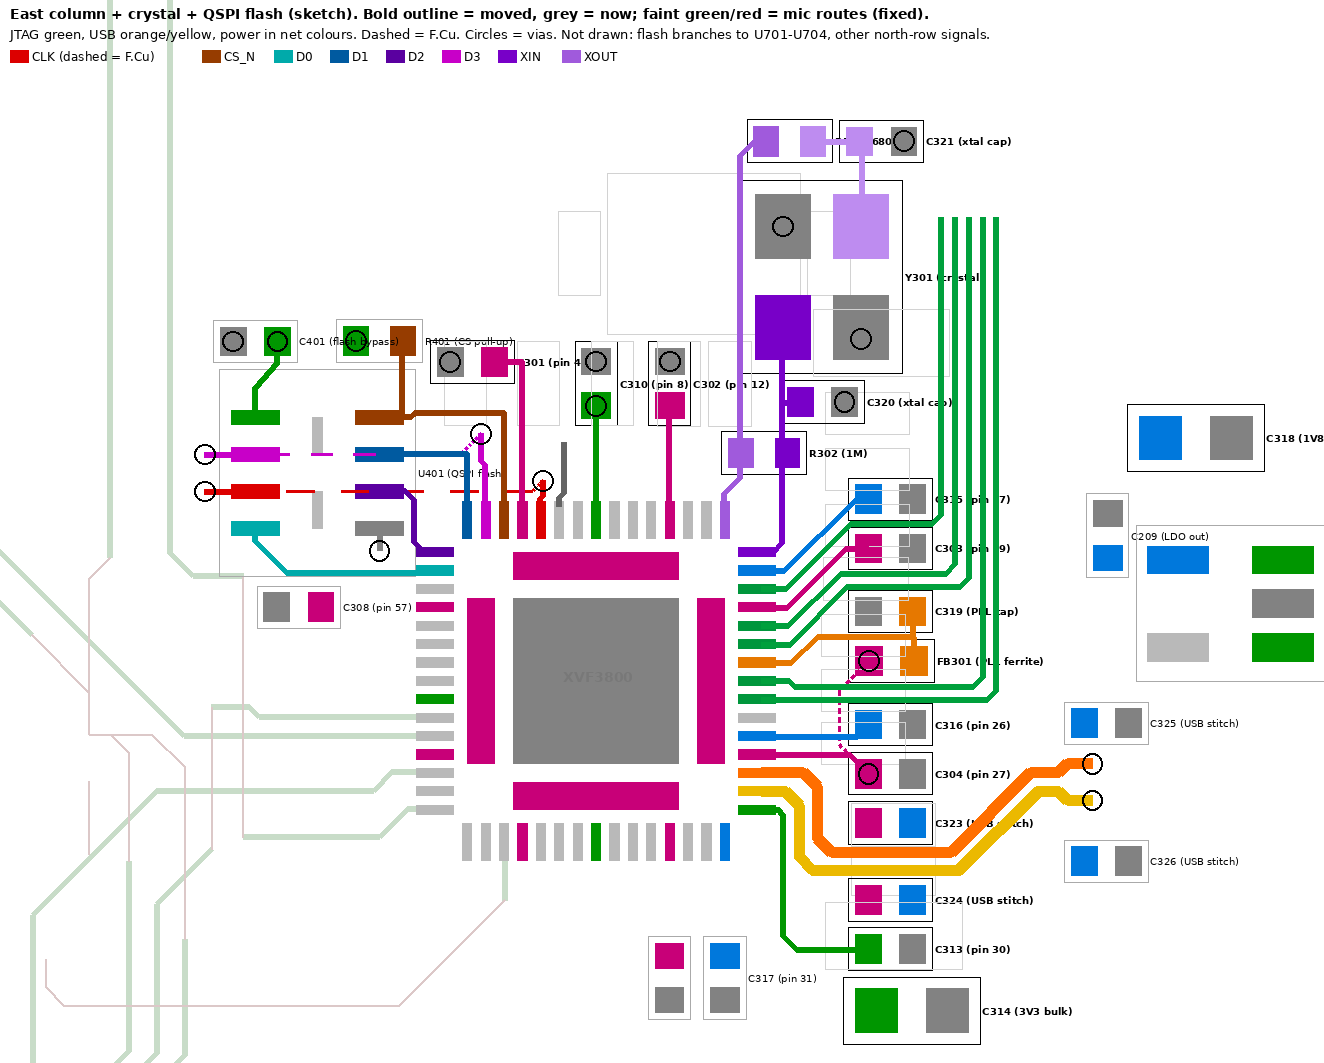

Write the Python code that produced this figure.
"""Centred east cap column (column_centred.py) plus the crystal and the QSPI boot flash, 2026-11-20.
Dry run: nothing is written to the board. Writes column_full.png beside this script.

Crystal (24 MHz, Y301) moves east and turns so its XIN pad sits at the top of the XIN lane:
  * XIN (pin 16) runs up its lane straight into Y301 pad 1; C320 (XIN load) and R302 (1 M bias,
    XIN-XOUT) sit between the crystal and the chip, on that lane.
  * XOUT (pin 15) runs up the crystal's west side, through R302's other pad, round the top to
    R301 (680 R drive limit) and on to Y301 pad 3 with C321 (load).
  * The old crystal spot above pins 6-14 is left free for the other north-row signals (escape pass).
  * C318 (1.8 V bulk) leaves the top of the column for a spot by the LDO, east of the JTAG strip.
QSPI (XVF3800 <-> U401, W25Q32 USON-8), flash and its parts where they are:
  * The flash's pad order needs one crossing: D3 hops on F.Cu under the module (two vias).
  * CLK hops too (user's sketch, 2026-11-21): a via just north of pin 5, F.Cu straight west under
    the flash (south of D3's F.Cu run), a via west of pad 6, B.Cu east into pad 6. The via sits
    0.05 east of pin 5 (0.15 to pin 4's +0V9 feed); pin 6's line (SPI_CS_N, escape pass) takes a
    0.1 mm 45-degree jog east right out of its pad to keep 0.15 from it (stub drawn).
  * CS_N, D1, D2 come in from the east; D0 runs under the flash into pad 5 from below.
  * C301 (pin 4 +0V9) moves into the pocket between the CS_N and CLK runs; C310 (pin 8) and
    C302 (pin 12) move east one step each so CLK can run straight north from pin 5.
Not drawn: the flash lines' branches to the path-B switches U701-U704 (east side, F.Cu), and
the other north-row signals (pins 6, 7, 9-11, 13, 14).
Run from PCB/mindspark_rev1:  python3 verification/jtag-proposal-2026-11-20/column_full.py
"""
import json
import math
import sys

src = open("verification/jtag-proposal-2026-11-20/column_centred.py").read().split("# search: smallest column x")[0]
G = {"__name__": "column_centred"}
exec(compile(src, "column_centred.py", "exec"), G)
P, pin, pads, layout, check_c, seg_d, seg_box = (G[k] for k in ("P", "pin", "pads", "layout", "check", "seg_d", "seg_box"))
net_of = G["net_of"]
from sexpr import children  # noqa: E402
from PIL import Image, ImageDraw, ImageFont  # noqa: E402

OUT = "verification/jtag-proposal-2026-11-20/column_full.png"
W = 0.15
PAD_W, TOP = 152.20, 94.42                 # column found by column_centred.py
new, tracks, jump, lane, east, pair = layout(PAD_W, TOP)
tracks = [t for t in tracks if t[0] != "/xvf3800/XVF_XIN"]       # XIN redrawn below


# ---------------------------------------------------------------- extra parts, any quarter turn
def turn_pts(ref, pts, x, y, q):
    ax, ay, _ = P[ref].at
    out = []
    for a, b in pts:
        dx, dy = a - ax, b - ay
        for _ in range(q):
            dx, dy = dy, -dx
        out.append((x + dx, y + dy))
    return out


EXTRA = {}                                 # ref: (x, y, quarter turns)


def xpads(ref):
    if ref in EXTRA:
        x, y, q = EXTRA[ref]
        out = []
        for pd, poly in zip(children(P[ref].node, "pad"), P[ref].pads()):
            poly = turn_pts(ref, poly, x, y, q)
            xs, ys = [a for a, _ in poly], [b for _, b in poly]
            out.append((str(pd[1]), (min(xs), min(ys), max(xs), max(ys)), net_of(pd)))
        return out
    return pads(ref, new)


def xbox(ref):
    if ref in EXTRA:
        x, y, q = EXTRA[ref]
        b = turn_pts(ref, P[ref].courtyard(), x, y, q)
    else:
        b = G["moved"](ref, P[ref].courtyard(), new)
    xs, ys = [a for a, _ in b], [c for _, c in b]
    return min(xs), min(ys), max(xs), max(ys)


def centre(ref, padnum):
    b = [bb for pn, bb, _ in xpads(ref) if pn == padnum][0]
    return (b[0] + b[2]) / 2, (b[1] + b[3]) / 2


def place(ref, x, y, want):
    """Put ref at (x, y) with the first quarter turn for which want(pad centres) holds."""
    for q in range(4):
        EXTRA[ref] = (x, y, q)
        if want({pn: ((b[0] + b[2]) / 2, (b[1] + b[3]) / 2) for pn, b, _ in xpads(ref)}):
            return
    sys.exit(f"no turn fits {ref}")


XL = 150.62                                # XIN lane (from column_centred)
# crystal: pad 1 (XIN) south-west, centred on the XIN lane; GND pads get vias in pad
place("Y301", XL + 0.85, 89.90, lambda c: c["1"][0] < c["3"][0] and c["1"][1] > c["3"][1] and abs(c["1"][0] - XL) < .01)
place("C320", 151.48, 92.62, lambda c: c["1"][0] < c["2"][0] and abs(c["1"][1] - c["2"][1]) < .01)     # XIN west
place("R302", 150.21, 93.72, lambda c: c["2"][0] < c["1"][0] and abs(c["1"][1] - c["2"][1]) < .01)     # XOUT west
y3 = centre("Y301", "3")
place("R301", y3[0] - 1.55, 86.95, lambda c: c["2"][0] < c["1"][0] and abs(c["1"][1] - c["2"][1]) < .01)  # XOUT west
place("C321", y3[0] + 0.45, 86.95, lambda c: c["1"][0] < c["2"][0] and abs(c["1"][1] - c["2"][1]) < .01)  # node west
place("C318", 159.60, 93.40, lambda c: c["1"][0] < c["2"][0])                                         # +1V8 west
# north cap row: C301 into the CS_N / CLK pocket (horizontal, +0V9 east), C310 / C302 one step east
place("C301", 143.87, 91.75, lambda c: c["1"][0] > c["2"][0] and abs(c["1"][1] - c["2"][1]) < .01)
place("C310", 146.56, 92.22, lambda c: c["1"][1] > c["2"][1] and abs(c["1"][0] - c["2"][0]) < .01)
place("C302", 148.16, 92.22, lambda c: c["1"][1] > c["2"][1] and abs(c["1"][0] - c["2"][0]) < .01)
new.pop("C318", None)

py = lambda n: (pin[n][0][1] + pin[n][0][3]) / 2
px = lambda n: (pin[n][0][0] + pin[n][0][2]) / 2
TOPY = 94.88                               # north-row tracks start 0.1 inside the pad's outer end
FT, VIAS = [], []
dn = lambda c: c                          # vias in pad centres                          # F.Cu tracks, vias (net, centre)

# ---------------------------------------------------------------- crystal
p1, p3 = centre("Y301", "1"), centre("Y301", "3")
c320, r302x, r302i = centre("C320", "1"), centre("R302", "2"), centre("R302", "1")
r301o, r301n, c321n = centre("R301", "2"), centre("R301", "1"), centre("C321", "1")
XO = 149.70                                # XOUT lane up the crystal's west side
tracks += [
    ("/xvf3800/XVF_XIN", W, [(G["PIN_X"], py("16")), (XL - .2, py("16")), (XL, py("16") - .2), (XL, p1[1])]),
    ("/xvf3800/XVF_XIN", W, [(XL, c320[1]), c320]),
    ("/xvf3800/XVF_XIN", W, [(XL, r302i[1]), r302i]),
    ("/xvf3800/XVF_XOUT", W, [(px("15"), TOPY), (px("15"), 94.6), (XO, 94.6 - (XO - px("15"))), (XO, r301o[1] + .3),
                              (XO + .3, r301o[1]), r301o]),
    ("Net-(C321-Pad1)", W, [r301n, c321n]),
    ("Net-(C321-Pad1)", W, [c321n, (p3[0], c321n[1] + abs(p3[0] - c321n[0])), p3]),
]
# GND vias in the crystal's GND pads; the south-east one sits 0.25 below the pad centre so it
# clears the module's north-edge pad 29 (F.Cu) above
for pn in ("2", "4"):
    cx, cy = centre("Y301", pn)
    VIAS.append(("GND", (cx, cy + (0.25 if cy > 90 else 0.0))))
VIAS += [("GND", centre("C320", "2")), ("GND", centre("C321", "2"))]

# ---------------------------------------------------------------- QSPI
U = {pn: c for pn, c in ((pn, ((b[0] + b[2]) / 2, (b[1] + b[3]) / 2)) for pn, b, _ in xpads("U401"))}
CSY, CLKY, D2X, CLKX = 92.86, 90.35, 142.62, 137.60
VIA_D3A, VIA_D3B = (144.06, 93.31), (138.05, U["7"][1])
VIA_CKA, VIA_CKB = (145.41, 94.33), (138.05, U["6"][1])   # A: just north of pin 5, 0.05 east
CKF_Y, CKF_X = 90.95, 137.55        # CLK F.Cu: west below the module's north pads, down west of D3's via
tracks += [
    # CS_N: north, west into pad 1; branch up to R401's pad 1 (pull-up)
    ("/XVF_QSPI_CS_N", W, [(px("3"), TOPY), (px("3"), CSY), (142.6, CSY), (142.5, U["1"][1]), U["1"]]),
    ("/XVF_QSPI_CS_N", W, [(centre("R401", "1")[0], CSY), centre("R401", "1")]),
    # D1: north, west into pad 2
    ("/XVF_QSPI_D1", W, [(px("1"), TOPY), (px("1"), U["2"][1]), U["2"]]),
    # D2: from pin 60 west, up the channel east of the flash, west into pad 3
    ("/XVF_QSPI_D2", W, [(143.06, py("60")), (D2X + .2, py("60")), (D2X, py("60") - .2), (D2X, U["3"][1] + .2),
                         (D2X - .2, U["3"][1]), U["3"]]),
    # D3: north to a via, F.Cu west under the module, via, B.Cu into pad 7 from the west
    ("/XVF_QSPI_D3", W, [(px("2"), TOPY), (px("2"), 94.0), (VIA_D3A[0], 93.9), VIA_D3A]),
    ("/XVF_QSPI_D3", W, [VIA_D3B, U["7"]]),
    # CLK: north from pin 5 to a via; F.Cu below (FT); via west of the flash, east into pad 6
    ("/XVF_QSPI_CLK", W, [(px("5"), TOPY), (px("5"), 94.71), (VIA_CKA[0], 94.66), VIA_CKA]),
    # pin 6 (SPI_CS_N, routed in the escape pass): 0.1 jog east out of its pad, clear of the CLK via
    ("/XVF_SPI_CS_N", W, [(px("6"), TOPY), (px("6"), 94.70), (px("6") + .11, 94.59), (px("6") + .11, 93.5)]),
    ("/XVF_QSPI_CLK", W, [VIA_CKB, U["6"]]),
    # D0: pin 59 west under the flash, up into pad 5 from below
    ("/XVF_QSPI_D0", W, [(143.06, py("59")), (142.76, py("59")), (142.69, 96.35), (U["5"][0] + .7, 96.35),
                         (U["5"][0], 95.65), U["5"]]),
    # power: pin 4 into C301 (pocket), flash VCC up to C401, flash GND down to a via
    ("+0V9", W, [(px("4"), TOPY), (px("4"), centre("C301", "1")[1]), centre("C301", "1")]),
    ("+3V3", W, [U["8"], (U["8"][0], 92.3), (centre("C401", "1")[0], 91.75), centre("C401", "1")]),
    ("+3V3", W, [(px("8"), TOPY), centre("C310", "1")]),
    ("+0V9", W, [(px("12"), TOPY), centre("C302", "1")]),
    ("GND", W, [U["4"], (U["4"][0], 95.85)]),
]
FT.append(("/XVF_QSPI_D3", W, [VIA_D3A, (VIA_D3A[0] - .45, U["7"][1]), VIA_D3B]))
FT.append(("/XVF_QSPI_CLK", W, [VIA_CKA, (VIA_CKA[0] - (VIA_CKB[1] - VIA_CKA[1]), VIA_CKB[1]), VIA_CKB]))
VIAS += [("/XVF_QSPI_D3", VIA_D3A), ("/XVF_QSPI_D3", VIA_D3B), ("GND", (U["4"][0], 95.85)),
         ("/XVF_QSPI_CLK", VIA_CKA), ("/XVF_QSPI_CLK", VIA_CKB),
         ("+3V3", dn(centre("C401", "1"))), ("+3V3", dn(centre("R401", "2"))), ("GND", dn(centre("C401", "2"))),
         ("GND", centre("C301", "2")), ("+3V3", centre("C310", "1")), ("GND", centre("C310", "2")),
         ("GND", centre("C302", "2"))]
# FB301 jumper from column_centred (F.Cu) and its vias
FT.append(("+0V9", W, jump))
VIAS += [("+0V9", jump[0]), ("+0V9", jump[-1])]

# ---------------------------------------------------------------- checks
mic = json.load(open("tools/mic_route_2026_11_20.json"))
MIC_B = [(t["net"], 0.15, [tuple(p) for p in t["pts"]]) for t in mic["tracks"] if t["layer"] == "B.Cu"]
MIC_F = [(t["net"], 0.15, [tuple(p) for p in t["pts"]]) for t in mic["tracks"] if t["layer"] == "F.Cu"]
MIC_V = [(v["net"], tuple(v["at"])) for v in mic["vias"]]
REFS = G["NEAR"] + ["U401", "R401", "C401", "C308", "C301", "C310", "C302", "C318"]
REFS = [r for r in dict.fromkeys(REFS)]
BPADS = [(r, pn, bx, n) for r in REFS for pn, bx, n in xpads(r)] + [("U301", k, v[0], v[1]) for k, v in pin.items()]
FPADS = [("U601", str(pd[1]), (min(a for a, _ in pl), min(b for _, b in pl), max(a for a, _ in pl), max(b for _, b in pl)),
          net_of(pd)) for pd, pl in zip(children(P["U601"].node, "pad"), P["U601"].pads())]
VR = 0.225
bad = []


def near(a, b, bx, m=1.2):
    return not (bx[2] < min(a[0], b[0]) - m or bx[0] > max(a[0], b[0]) + m or bx[3] < min(a[1], b[1]) - m or bx[1] > max(a[1], b[1]) + m)


def track_checks(trs, pads_, others):
    for net, w, pts in trs:
        for a, b in zip(pts, pts[1:]):
            for r, pn, bx, n in pads_:
                if n != net and near(a, b, bx):
                    bad.append((seg_box(a, b, bx) - w / 2, f"{net.split('/')[-1]} - {r}.{pn}"))
            for n2, w2, p2 in others:
                if n2 == net:
                    continue
                for c, d in zip(p2, p2[1:]):
                    if near(a, b, (min(c[0], d[0]), min(c[1], d[1]), max(c[0], d[0]), max(c[1], d[1]))):
                        bad.append((seg_d(a, b, c, d) - (w + w2) / 2, f"{net.split('/')[-1]} - {n2.split('/')[-1]}"))
            for n2, v in VIAS + MIC_V:
                if n2 != net and near(a, b, (v[0], v[1], v[0], v[1])):
                    bad.append((seg_d(a, b, v, v) - w / 2 - VR, f"{net.split('/')[-1]} - via {n2.split('/')[-1]}"))


track_checks(tracks, BPADS, tracks + MIC_B)
track_checks(FT, FPADS, FT + MIC_F)
for i, (n1, v1) in enumerate(VIAS):
    for r, pn, bx, n in BPADS + FPADS:
        if n != n1 and near(v1, v1, bx):
            bad.append((seg_box(v1, v1, bx) - VR, f"via {n1.split('/')[-1]} at ({v1[0]:.2f}, {v1[1]:.2f}) - {r}.{pn}"))
    for n2, v2 in VIAS[i + 1:] + MIC_V:
        if n2 != n1:
            bad.append((math.dist(v1, v2) - 2 * VR, f"via {n1.split('/')[-1]} - via {n2.split('/')[-1]}"))
bad.sort()
print("closest copper gaps (all B.Cu and F.Cu lines, vias through both):")
for v, what in bad[:10]:
    print(f"  {v:.3f}  {what}")
clash = []
refs = list(new) + list(EXTRA) + ["U401", "R401", "C401", "C308", "C325", "C326", "C209", "U203", "C317", "C305"]
refs = [r for r in dict.fromkeys(refs)]
for i, a in enumerate(refs):
    for b in refs[i + 1:]:
        A, B = xbox(a), xbox(b)
        g = max(B[0] - A[2], A[0] - B[2], B[1] - A[3], A[1] - B[3])
        if g < 0.149:
            clash.append((round(g, 2), a, b))
print("courtyard clashes:", clash or "none")
for ref, (x, y, q) in EXTRA.items():
    ax, ay, ar = P[ref].at
    print(f"  {ref:5} to ({x:.2f}, {y:.2f}), turned {90 * q:>3} deg   (moves {x - ax:+.2f} east, {y - ay:+.2f} south)")
L = lambda pts: sum(math.dist(a, b) for a, b in zip(pts, pts[1:]))
for net in ("/XVF_QSPI_CLK", "/XVF_QSPI_CS_N", "/XVF_QSPI_D0", "/XVF_QSPI_D1", "/XVF_QSPI_D2", "/XVF_QSPI_D3"):
    n = sum(L(p) for nn, _, p in tracks + FT if nn == net and not (net.endswith("CS_N") and p[-1] == centre("R401", "1")))
    print(f"  {net.split('/')[-1]:12} {n:5.1f} mm")
print(f"  XIN {L([(150.16, py('16')), (XL, py('16')), (XL, p1[1])]):.1f} mm to Y301 pad 1;  "
      f"XOUT {L(tracks[[t[0] for t in tracks].index('/xvf3800/XVF_XOUT')][2]):.1f} mm to R301")

# ---------------------------------------------------------------- drawing
X0, Y0, X1, Y1, S = 133.6, 85.4, 162.4, 107.0, 46
img = Image.new("RGB", (int((X1 - X0) * S), int((Y1 - Y0) * S) + 70), "white")
d = ImageDraw.Draw(img)
T = lambda x, y: ((x - X0) * S, (y - Y0) * S + 70)
F = lambda s, b=False: ImageFont.truetype("/usr/share/fonts/truetype/dejavu/DejaVuSans%s.ttf" % ("-Bold" if b else ""), s)
COL = {"+0V9": (200, 0, 120), "+1V8": (0, 120, 220), "GND": (130, 130, 130), "PLL_AVDD": (230, 120, 0),
       "+3V3": (0, 150, 0), "/USB_MAIN_DM": (255, 110, 0), "/USB_MAIN_DP": (235, 185, 0),
       "/xvf3800/XVF_XIN": (120, 0, 200)}
COL.update({"/XVF_QSPI_CLK": (220, 0, 0), "/XVF_QSPI_CS_N": (150, 60, 0), "/XVF_QSPI_D0": (0, 170, 170),
            "/XVF_QSPI_D1": (0, 90, 160), "/XVF_QSPI_D2": (90, 0, 160), "/XVF_QSPI_D3": (200, 0, 200),
            "/xvf3800/XVF_XOUT": (160, 90, 220), "Net-(C321-Pad1)": (190, 140, 240)})
JT = {"/xvf3800/XVF_TDI": "TDI", "/xvf3800/XVF_TDO": "TDO", "/XVF_RST_N": "RST_N",
      "/xvf3800/XVF_TMS": "TMS", "/xvf3800/XVF_TCK": "TCK"}
HINT = {"C315": "pin 17", "C303": "pin 19", "C319": "PLL cap", "FB301": "PLL ferrite",
        "C316": "pin 26", "C304": "pin 27", "C323": "USB stitch", "C324": "USB stitch", "C313": "pin 30",
        "C314": "3V3 bulk", "C320": "xtal cap", "Y301": "crystal", "C325": "USB stitch", "C326": "USB stitch",
        "C209": "LDO out", "U203": "1V8 LDO", "C317": "pin 31", "C305": ""}
HINT.update({"U401": "QSPI flash", "R401": "CS pull-up", "C401": "flash bypass", "C308": "pin 57",
             "C301": "pin 4", "C310": "pin 8", "C302": "pin 12", "R301": "680R", "R302": "1M",
             "C321": "xtal cap", "C318": "1V8 bulk"})
# mic routes (context), faint
for net, w, pts in MIC_B:
    d.line([T(*q) for q in pts], fill=(200, 220, 200), width=max(2, int(w * S)))
for net, w, pts in MIC_F:
    d.line([T(*q) for q in pts], fill=(220, 200, 200), width=2)
for r in HINT:
    mv = r in new or r in EXTRA
    if mv:
        b = P[r].courtyard(); xs_, ys_ = [a for a, _ in b], [c for _, c in b]
        d.rectangle([T(min(xs_), min(ys_)), T(max(xs_), max(ys_))], outline=(210, 210, 210))
    for pn, bx, net in xpads(r):
        d.rectangle([T(bx[0], bx[1]), T(bx[2], bx[3])], fill=COL.get(net, (185, 185, 185)))
    cb = xbox(r)
    d.rectangle([T(*cb[:2]), T(*cb[2:])], outline=(0, 0, 0) if mv else (170, 170, 170))
    if HINT[r]:
        d.text(T(cb[2] + 0.05, (cb[1] + cb[3]) / 2), f"{r} ({HINT[r]})", font=F(10, mv), fill="black", anchor="lm")
for k, (bx, net) in pin.items():
    d.rectangle([T(bx[0], bx[1]), T(bx[2], bx[3])], fill=COL.get(net, (0, 150, 60) if net in JT else (185, 185, 185)))
d.text(T(146.6, 98.6), "XVF3800", font=F(14, True), fill=(120, 120, 120), anchor="mm")
for net, w, pts in FT:
    for a, b in zip(pts, pts[1:]):
        for k in range(0, 12, 2):
            d.line([T(a[0] + (b[0] - a[0]) * k / 12, a[1] + (b[1] - a[1]) * k / 12),
                    T(a[0] + (b[0] - a[0]) * (k + 1) / 12, a[1] + (b[1] - a[1]) * (k + 1) / 12)],
                   fill=COL.get(net, (100, 100, 100)), width=3)
for net, w, pts in tracks:
    c = (0, 160, 60) if net in JT else COL.get(net, (100, 100, 100))
    d.line([T(*q) for q in pts], fill=c, width=max(2, int(w * S)), joint="curve")
for net, v in VIAS + [("x", (157.35, 100.48)), ("x", (157.35, 101.28))]:
    d.ellipse([T(v[0] - VR, v[1] - VR), T(v[0] + VR, v[1] + VR)], outline="black", width=2)
LEG = [("CLK (dashed = F.Cu)", "/XVF_QSPI_CLK"), ("CS_N", "/XVF_QSPI_CS_N"), ("D0", "/XVF_QSPI_D0"), ("D1", "/XVF_QSPI_D1"),
       ("D2", "/XVF_QSPI_D2"), ("D3", "/XVF_QSPI_D3"), ("XIN", "/xvf3800/XVF_XIN"),
       ("XOUT", "/xvf3800/XVF_XOUT")]
x = 10
for lab, net in LEG:
    d.rectangle([x, 50, x + 18, 62], fill=COL[net])
    d.text((x + 22, 56), lab, font=F(12), fill="black", anchor="lm")
    x += 40 + 8 * len(lab)
d.text((10, 6), "East column + crystal + QSPI flash (sketch). Bold outline = moved, grey = now; faint green/red = mic routes "
       "(fixed).", font=F(14, True), fill="black")
d.text((10, 26), "JTAG green, USB orange/yellow, power in net colours. Dashed = F.Cu. Circles = vias. Not drawn: flash "
       "branches to U701-U704, other north-row signals.", font=F(13), fill="black")
img.save(OUT)
print("wrote", OUT)
